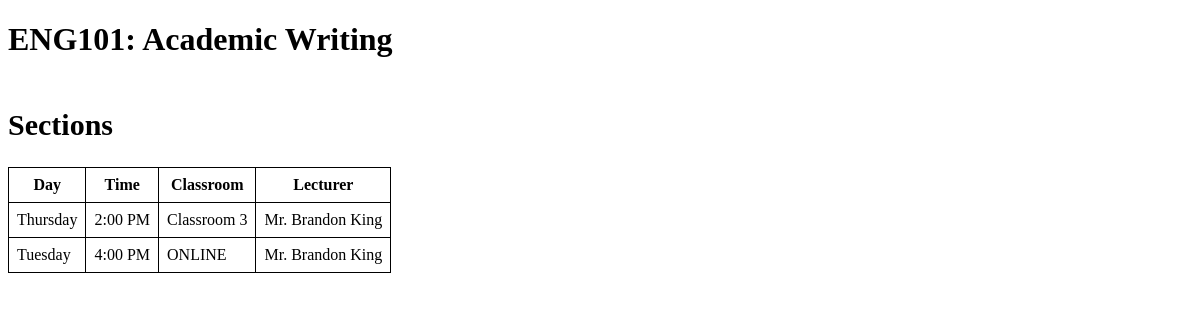
Screenshot of /viewSingleCourse.php?id=ENG101 with the database file from the repository.
### tables this page shows
create table Course_Schedule
(
	courseScheduleSection int not null,  
	courseScheduleCode varchar(10) not null,  
    courseScheduleSemester int not null,
    courseScheduleYear int not null,
    courseScheduleDay int not null,  
    courseScheduleTime int not null,
    courseScheduleLocation varchar(20) not null,
    courseScheduleLecturerID int not null,  
    primary key(courseScheduleSection,courseScheduleCode,courseScheduleLecturerID),
    foreign key (courseScheduleCode) references Courses(coursecode),
    foreign key (courseScheduleLecturerID) references Lecturers(lecturerID)
);

create table Lecturers
(
	lecturerID int not null,
	title varchar(10) not null,
    fname varchar(20) not null,
    lname varchar(20) not null,    
	department varchar(20) not null,
    position varchar(20),    
    primary key (lecturerID)   
);

### viewSingleCourse.php (the view, shortened to what this page needs)
<?php
	include "connect.php";
?>
<!DOCTYPE html>
<html>
    <head>
    </head>
    <body>
    <?php
        function DOTW($data)
        {
            if($data == 2){return "Tuesday";}
            if($data == 4){return "Thursday";}
        }
        function TOD($data)
        {
            if($data > 12){return strval($data - 12) . ":00 PM";}
            else if ($data == 12){return strval($data) . ":00 PM";}
            else{return strval($data) . ":00 AM";}
        }
        $viewquery="select * from Courses, Course_Schedule, Lecturers
        where Course_Schedule.courseScheduleCode = Courses.coursecode
        and Lecturers.lecturerID = Course_Schedule.courseScheduleLecturerID
        and courseScheduleCode = '$_GET[id]'";
        $result=mysqli_query($connection,$viewquery)or die('Error query not working');
        if($result->num_rows>0)
        {
    ?>
            <h1><?php echo  $_SESSION['coursecode'].": ".$_SESSION['coursetitle']; ?></h1>
            <h2>Sections</h2>
    <?php
            echo"<table id='table1'>";
            echo"<tr><th>Day</th><th>Time</th><th>Classroom</th><th>Lecturer</th></tr>";
            while($row=$result->fetch_assoc())
            {
                $dotw = DOTW($row['courseScheduleDay']);
                $tod = TOD($row['courseScheduleTime']);
                echo"<tr><td>$dotw</td><td>$tod</td><td>$row[courseScheduleLocation]</td><td>$row[title] $row[fname] $row[lname]</td></tr>";
            }
            echo"</table>";
        }
    ?>
    </body>
</html>

### viewSingleCourse.php (style rules this page uses)
#table1, th, td { border: 1px solid black; border-collapse: collapse; padding: 0.5rem; }
h2 { font-size: 30px; padding-top: 25px; }

### rows the page displays
course_schedule: courseScheduleDay "Thursday", courseScheduleTime "2:00 PM", courseScheduleLocation "Classroom 3", courseScheduleLecturerID.title "Mr.", courseScheduleLecturerID.fname "Brandon", courseScheduleLecturerID.lname "King"
course_schedule: courseScheduleDay "Tuesday", courseScheduleTime "4:00 PM", courseScheduleLocation "ONLINE", courseScheduleLecturerID.title "Mr.", courseScheduleLecturerID.fname "Brandon", courseScheduleLecturerID.lname "King"

### other values shown
$_SESSION['coursecode'] "ENG101"
$_SESSION['coursetitle'] "Academic Writing"
